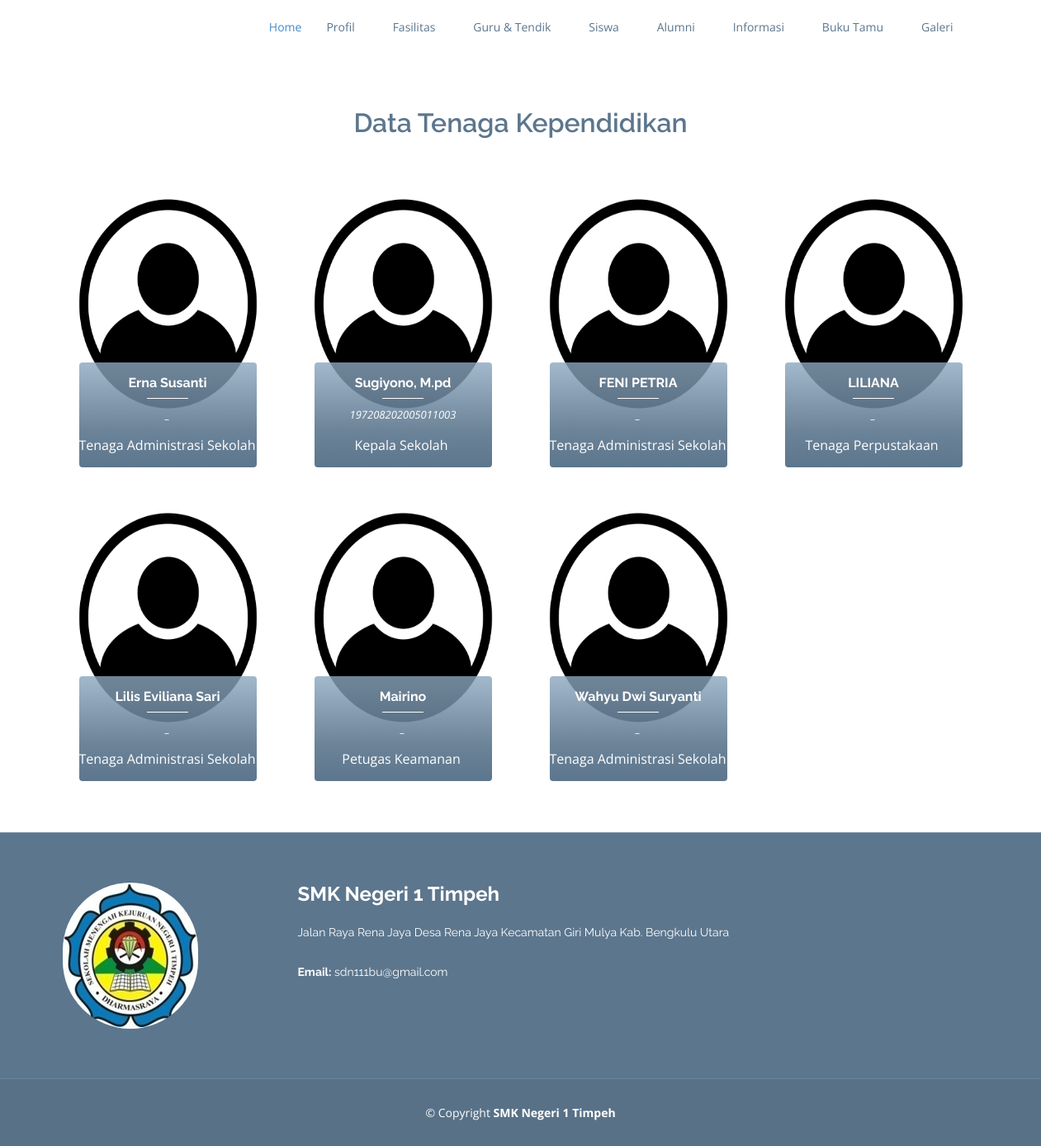
The app's page /?page=tendik with its own data.
### tables this page shows
CREATE TABLE IF NOT EXISTS `tb_tendik` (
  `id_tendik` int(11) NOT NULL AUTO_INCREMENT,
  `nama_tendik` varchar(50) NOT NULL,
  `nip` varchar(50) NOT NULL,
  `nuptk` varchar(50) NOT NULL,
  `jk` varchar(50) NOT NULL,
  `tempat_lahir` varchar(50) NOT NULL,
  `tanggal_lahir` date NOT NULL,
  `status_pegawai` varchar(50) NOT NULL,
  `golongan` varchar(50) NOT NULL,
  `jenis_ptk` varchar(50) NOT NULL,
  `nohp` varchar(50) NOT NULL,
  `email` varchar(50) NOT NULL,
  `foto` varchar(255) NOT NULL,
  PRIMARY KEY (`id_tendik`)
);

CREATE TABLE IF NOT EXISTS `tb_sekolah` (
  `id_sekolah` int(11) NOT NULL AUTO_INCREMENT,
  `nama_sekolah` varchar(50) NOT NULL,
  `visi` longtext NOT NULL,
  `misi` longtext NOT NULL,
  `sejarah_sekolah` longtext NOT NULL,
  `kata_sambutan` longtext NOT NULL,
  `foto_logo` varchar(255) NOT NULL,
  `foto_struktur` varchar(255) NOT NULL,
  `peta_sekolah` varchar(255) NOT NULL,
  `lokasi_sekolah` varchar(255) NOT NULL,
  `foto_utama` varchar(255) NOT NULL,
  PRIMARY KEY (`id_sekolah`)
);

### index.php (the view, shortened to what this page needs)
<?php
include 'config/koneksi.php';
$oke = mysqli_query($koneksi, "SELECT * FROM tb_sekolah");
$oke1 = mysqli_fetch_array($oke);
?>
<!DOCTYPE html>
<html lang="en">
<head>
  <link href="assets/assets1/vendor/bootstrap/css/bootstrap.min.css" rel="stylesheet">
  <link href="assets/assets1/vendor/icofont/icofont.min.css" rel="stylesheet">
  <link href="assets/assets1/vendor/boxicons/css/boxicons.min.css" rel="stylesheet">
  <link href="assets/assets1/vendor/animate.css/animate.min.css" rel="stylesheet">
  <link href="assets/assets1/vendor/venobox/venobox.css" rel="stylesheet">
  <link href="assets/assets1/vendor/owl.carousel/assets/owl.carousel.min.css" rel="stylesheet">
  <link href="assets/assets1/vendor/aos/aos.css" rel="stylesheet">
  <link href="assets/assets1/css/style.css" rel="stylesheet">
  <link href="assets/assets2/vendor/datatables/dataTables.bootstrap4.min.css" rel="stylesheet">
</head>
<body>
  <header id="header">
    <div class="container">
      <nav class="nav-menu float-right d-none d-lg-block">
        <ul>
          <li class="active"><a href="index.php">Home</a></li>
          <li class="drop-down"><a href="">Profil</a>
          </li>
          <li class="drop-down"><a href="">Fasilitas</a>
          </li>
          <li class="drop-down"><a href="">Guru & Tendik</a>
          </li>
          <li class="drop-down"><a href="">Siswa</a>
          </li>
          <li class="drop-down"><a href="">Alumni</a>
          </li>
          <li class="drop-down"><a href="">Informasi</a>
          </li>
          <li class="drop-down"><a href="">Buku Tamu</a>
          </li>
          <li class="drop-down"><a href="">Galeri</a>
          </li>
        </ul>
      </nav>
    </div>
  </header>
  <main id="main">
    <?php
    $page = @$_GET['page'];
    $act = @$_GET['act'];
    if ($page == 'guru') {
      if ($act == '') {
        include 'data/guru/hal_guru.php';
      } elseif ($act == 'detail') {
        include 'data/guru/detail_guru.php';
      }
    } elseif ($page == 'tendik') {
      if ($act == '') {
        include 'data/tendik/hal_tendik.php';
      } elseif ($act == 'detail') {
        include 'data/tendik/detail_tendik.php';
      }
    } elseif ($page == 'galery') {
      if ($act == '') {
        include 'data/gallery/hal_gallery.php';
      } elseif ($act == 'video') {
        include 'data/gallery/hal_galleryvideo.php';
      }
    } elseif ($page == 'bukutamu') {
      if ($act == '') {
        include 'data/buku tamu/add_bukutamu.php';
      } elseif ($act == 'hal') {
        include 'data/buku tamu/hal_bukutamu.php';
      }
    } elseif ($page == 'siswa') {
      if ($act == '') {
        include 'data/siswa/hal_siswa.php';
      } elseif ($act == 'list') {
        include 'data/siswa/detail_siswa.php';
      }
    } elseif ($page == 'alumni') {
      if ($act == '') {
        include 'data/alumni/hal_alumni.php';
      } elseif ($act == 'list') {
        include 'data/alumni/detail_alumni.php';
      }
    } elseif ($page == 'programkeahlian') {
      if ($act == '') {
        include 'data/programkeahlian/hal_programkeahlian.php';
      } elseif ($act == 'detail') {
        include 'data/programkeahlian/detail_programkeahlian.php';
      }
    } elseif ($page == 'ekstrakurikuler') {
      if ($act == '') {
        include 'data/ekstrakurikuler/hal_ekstrakurikuler.php';
      }
    } elseif ($page == 'prestasi') {
      if ($act == '') {
        include 'data/prestasi/hal_prestasi.php';
      } elseif ($act == 'detail') {
        include 'data/prestasi/detail_prestasi.php';
      }
    } elseif ($page == 'login') {
      if ($act == '') {
        include 'login.php';
      }
    } elseif ($page == '') {
      include 'home.php';
    } else {
      echo "<b>404!</b> Tidak ada halaman !";
    }
    ?>
  </main>
  <footer id="footer">
    <div class="footer-top">
      <div class="container">
        <div class="row">
          <div class="col-lg-3 col-md-6 footer-info">
            <img src="assets/sumber/img/app/<?= $oke1['foto_logo'] ?>" alt="" class="rounded-pill">
          </div>
          <div class="col-lg-8 col-md-6 footer-info">
            <h3><?= $oke1['nama_sekolah'] ?></h3>
            <p>
              Jalan Raya Rena Jaya Desa Rena Jaya Kecamatan Giri Mulya Kab. Bengkulu Utara<br>
              <br>
              <strong>Email:</strong> sdn111bu@gmail.com<br>
            </p>
          </div>
        </div>
      </div>
    </div>
    <div class="container">
      <div class="copyright">
        &copy; Copyright <strong><span><?= $oke1['nama_sekolah'] ?></span></strong>
      </div>
    </div>
  </footer>
</body>
</html>

### data/tendik/hal_tendik.php
<section id="guru" class="team">
    <div class="container">
        <div class="section-title">
            <h2>Data Tenaga Kependidikan</h2>
        </div>
        <div class="row">
            <?php
            $sql = mysqli_query($koneksi, "SELECT * FROM tb_tendik");
            foreach ($sql as $d) { ?>
                <a href="?page=tendik&act=detail&id=<?= $d['id_tendik'] ?>">
                    <div class="col-xl-3 col-lg-4 col-md-6" data-aos="fade-up">
                        <div class="member">
                            <div class="pic">
                                <?php
                                if ($d['foto'] == '') {
                                ?>
                                    <img src="assets/sumber/img/tendik/user.png" class="img-fluid" style="width:500px;height:300px;" alt="">
                                <?php
                                } else {
                                ?>
                                    <img src="assets/sumber/img/tendik/<?= $d['foto'] ?>" class="img-fluid" style="width:500px;height:300px;" alt="">
                                <?php
                                }
                                ?>
                            </div>
                            <div class="member-info">
                                <h4><?= $d['nama_tendik'] ?></h4>
                                <span>
                                    <?php
                                    if ($d['nip'] == '') {
                                        echo "_";
                                    } else {
                                    ?>
                                        <?= $d['nip'] ?>
                                    <?php
                                    }
                                    ?>
                                </span>
                                <div class="social">
                                    <a href=""> <?= $d['jenis_ptk'] ?><i class=""></i></a>
                                </div>
                            </div>
                        </div>
                    </div>
                </a>
            <?php } ?>
        </div>
    </div>
</section>

### assets/assets1/css/style.css (style rules this page uses)
body { font-family: "Open Sans", sans-serif; color: #444; }
a { color: #428bca; }
h1, h2, h3, h4, h5, h6, .font-primary { font-family: "Raleway", sans-serif; }
#header { height: 70px; transition: all 0.5s; transition: all 0.5s; padding: 10px 0; background: #fff; z-index: 997; }
.nav-menu, .nav-menu * { margin: 0; padding: 0; list-style: none; }
.nav-menu > ul > li { position: relative; white-space: nowrap; float: left; }
.nav-menu a { display: block; position: relative; color: #5c768d; padding: 12px 15px; transition: 0.3s; font-size: 14px; font-family: "Open Sans", sans-serif; }
.nav-menu a:hover, .nav-menu .active > a, .nav-menu li:hover > a { color: #428bca; text-decoration: none; }
.nav-menu .drop-down > a:after { content: "\ea99"; font-family: IcoFont; padding-left: 5px; }
.mobile-nav { position: fixed; top: 0; bottom: 0; z-index: 9999; overflow-y: auto; left: -260px; width: 260px; padding-top: 18px; background: #1f3548; transition: 0.4s; }
.mobile-nav * { margin: 0; padding: 0; list-style: none; }
.mobile-nav a { display: block; position: relative; color: #e3f0fc; padding: 10px 20px; font-weight: 500; }
.mobile-nav a:hover, .mobile-nav .active > a, .mobile-nav li:hover > a { color: #9eccf4; text-decoration: none; }
.mobile-nav .drop-down > a:after { content: "\ea99"; font-family: IcoFont; padding-left: 10px; position: absolute; right: 15px; }
.mobile-nav .drop-down > a { padding-right: 35px; }
section { padding: 60px 0; }
.section-title { text-align: center; padding-bottom: 30px; }
.section-title h2 { font-size: 32px; font-weight: 600; margin-bottom: 20px; padding-bottom: 0; color: #5c768d; }
.team { background: #fff; padding: 60px 0 30px 0; }
.team .member { text-align: center; margin-bottom: 80px; position: relative; }
.team .member .pic { border-radius: 4px; overflow: hidden; }
.team .member img { transition: all ease-in-out 0.4s; }
.team .member .member-info { position: absolute; bottom: -48px; left: 20px; right: 20px; background: linear-gradient( 360deg, #5c768d 0%, rgba(92, 118, 141, 0.9) 35%, rgba(140, 167, 191, 0.8) 100% ); padding: 15px 0; border-radius: 4px; }
.team .member h4 { font-weight: 700; margin-bottom: 10px; font-size: 16px; color: #fff; position: relative; padding-bottom: 10px; }
.team .member h4::after { content: ""; position: absolute; display: block; width: 50px; height: 1px; background: #fff; bottom: 0; left: calc(50% - 25px); }
.team .member span { font-style: italic; display: block; font-size: 13px; color: #fff; }
.team .member .social { margin-top: 15px; }
.team .member .social a { transition: color 0.3s; color: #fff; }
#footer { background: #587187; padding: 0 0 30px 0; color: #fff; font-size: 14px; }
#footer .footer-top { background: #5c768d; border-top: 1px solid #768fa6; border-bottom: 1px solid #67839c; padding: 60px 0 30px 0; }
#footer .footer-top .footer-info { margin-bottom: 30px; }
#footer .footer-top .footer-info h3 { font-size: 24px; margin: 0 0 20px 0; padding: 2px 0 2px 0; line-height: 1; font-weight: 700; }
#footer .footer-top .footer-info p { font-size: 14px; line-height: 24px; margin-bottom: 0; font-family: "Raleway", sans-serif; color: #fff; }
#footer .copyright { text-align: center; padding-top: 30px; }

### records on screen
tb_tendik: nama_tendik "Erna Susanti", nip "_", jenis_ptk "Tenaga Administrasi Sekolah"
tb_tendik: nama_tendik "Sugiyono, M.pd", nip "197208202005011003", jenis_ptk "Kepala Sekolah"
tb_tendik: nama_tendik "FENI PETRIA", nip "_", jenis_ptk "Tenaga Administrasi Sekolah"
tb_tendik: nama_tendik "LILIANA", nip "_", jenis_ptk "Tenaga Perpustakaan"
tb_tendik: nama_tendik "Lilis Eviliana Sari", nip "_", jenis_ptk "Tenaga Administrasi Sekolah"
tb_tendik: nama_tendik "Mairino", nip "_", jenis_ptk "Petugas Keamanan"
tb_tendik: nama_tendik "Wahyu Dwi Suryanti", nip "_", jenis_ptk "Tenaga Administrasi Sekolah"
tb_sekolah: foto_logo (picture), nama_sekolah "SMK Negeri 1 Timpeh"
